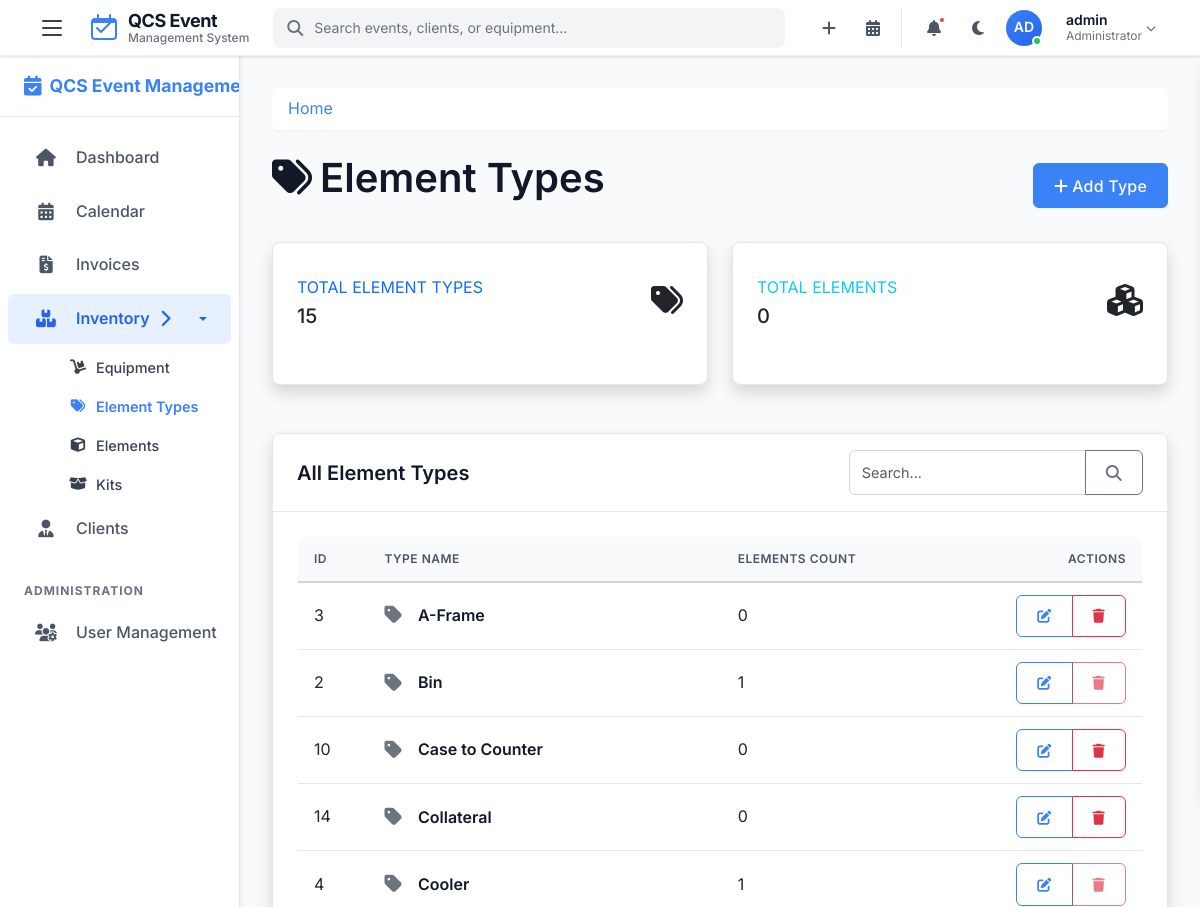
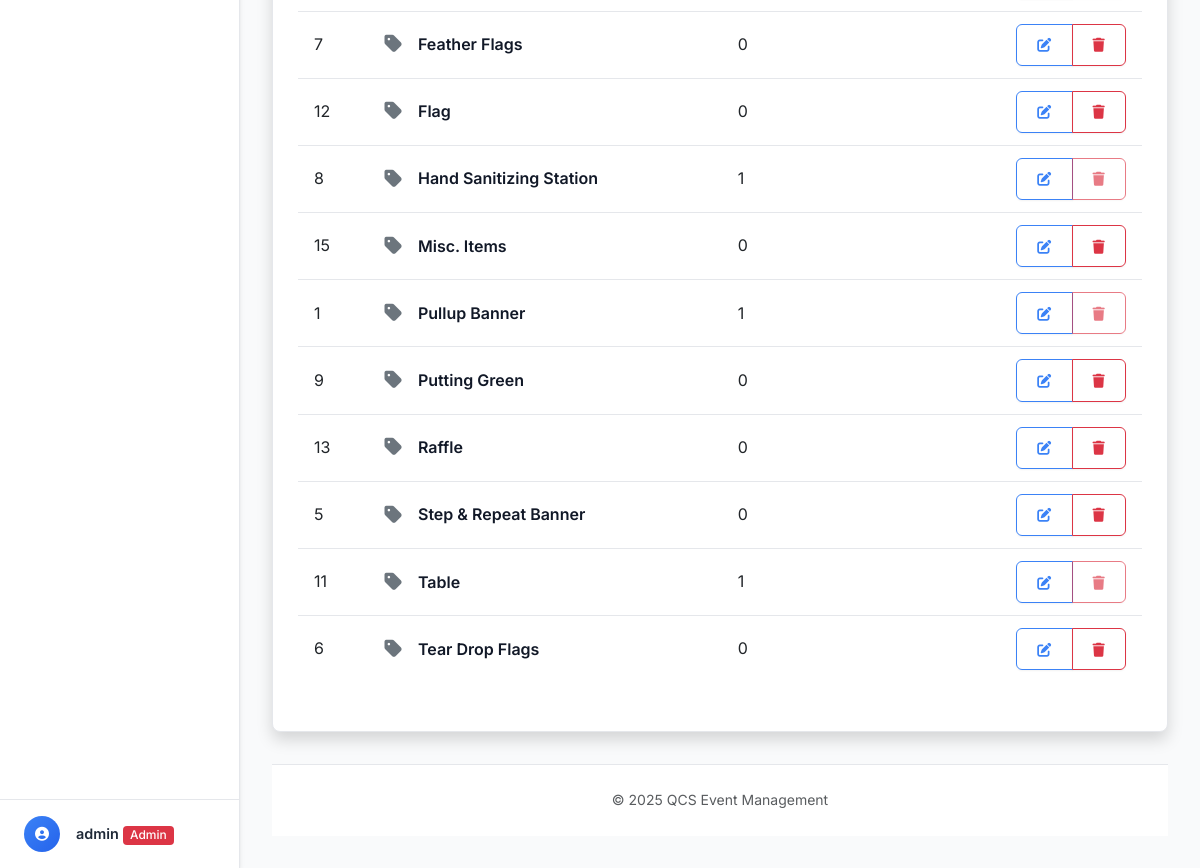
Screenshot of /element-types (signed in) with the database file from the repository (2 pictures, top to bottom).
### tables this page shows
CREATE TABLE element_types (
    type_id INTEGER PRIMARY KEY AUTOINCREMENT,
    type_name TEXT NOT NULL UNIQUE
);

### app.py (the view)
@app.route('/element-types')
@login_required
def element_types():
    db = get_db()
    types = db.execute(
        '''SELECT t.*, COUNT(e.element_id) as element_count
           FROM element_types t
           LEFT JOIN elements e ON t.type_id = e.type_id -- Corrected join condition
           GROUP BY t.type_id
           ORDER BY t.type_name'''
    ).fetchall()
    return render_template('element_types.html', types=types)

### app.py (called while the page is built)
@app.after_request
def add_security_headers(response):
    response.headers['X-Content-Type-Options'] = 'nosniff'
    response.headers['X-Frame-Options'] = 'DENY'
    response.headers['X-XSS-Protection'] = '1; mode=block'
    response.headers['Strict-Transport-Security'] = 'max-age=31536000; includeSubDomains'
    return response

### helpers.py (called while the page is built)
def get_db():
    if 'db' not in g:
        g.db = sqlite3.connect(
            current_app.config['DATABASE'],
            detect_types=sqlite3.PARSE_DECLTYPES
        )
        g.db.row_factory = sqlite3.Row
    return g.db

def login_required(f):
    @wraps(f)
    def decorated_function(*args, **kwargs):
        if 'user_id' not in session:
            if request.path.startswith('/api/') or request.is_json or request.headers.get('X-Requested-With') == 'XMLHttpRequest':
                return jsonify({'error': 'Authentication required'}), 401
            else:
                flash('Please log in first', 'warning')
                return redirect(url_for('login'))
        return f(*args, **kwargs)
    return decorated_function

### templates/element_types.html (shortened to what this page needs)
{% extends 'layout.html' %}
{% block content %}
<div class="d-flex justify-content-between align-items-center mb-4">
    <h1><i class="fas fa-tags me-2"></i>Element Types</h1>
    <div>
        {% if 'admin' in session.role or 'staff' in session.role %}
        <a href="{{ url_for('new_element_type') }}" class="btn btn-primary">
            <i class="fas fa-plus me-1"></i>Add Type
        </a>
        {% endif %}
    </div>
</div>
<div class="row mb-4">
    <div class="col-xl-6 col-md-6 mb-4">
        <div class="card border-left-primary shadow h-100 py-2">
            <div class="card-body">
                <div class="row no-gutters align-items-center">
                    <div class="col mr-2">
                        <div class="text-xs font-weight-bold text-primary text-uppercase mb-1">
                            Total Element Types
                        </div>
                        <div class="h5 mb-0 font-weight-bold text-gray-800">{{ types|length }}</div>
                    </div>
                    <div class="col-auto">
                        <i class="fas fa-tags fa-2x text-gray-300"></i>
                    </div>
                </div>
            </div>
        </div>
    </div>
    <div class="col-xl-6 col-md-6 mb-4">
        <div class="card border-left-info shadow h-100 py-2">
            <div class="card-body">
                <div class="row no-gutters align-items-center">
                    <div class="col mr-2">
                        <div class="text-xs font-weight-bold text-info text-uppercase mb-1">
                            Total Elements
                        </div>
                        <div class="h5 mb-0 font-weight-bold text-gray-800">
                            {% set total_elements = 0 %}
                            {% for type in types %}
                                {% set total_elements = total_elements + type.element_count %}
                            {% endfor %}
                            {{ total_elements }}
                        </div>
                    </div>
                    <div class="col-auto">
                        <i class="fas fa-cubes fa-2x text-gray-300"></i>
                    </div>
                </div>
            </div>
        </div>
    </div>
</div>
<div class="card shadow mb-4">
    <div class="card-header bg-white py-3">
        <div class="row align-items-center">
            <div class="col">
                <h5 class="mb-0 text-gray-800">All Element Types</h5>
            </div>
            <div class="col-auto">
                <form method="get" class="d-flex">
                    <div class="input-group">
                        <input type="text" class="form-control" placeholder="Search..." name="search" value="{{ request.args.get('search', '') }}">
                        <button class="btn btn-outline-secondary" type="submit">
                            <i class="fas fa-search"></i>
                        </button>
                    </div>
                </form>
            </div>
        </div>
    </div>
    <div class="card-body">
        {% if types %}
            <div class="table-responsive">
                <table class="table table-hover align-middle">
                    <thead>
                        <tr>
                            <th>ID</th>
                            <th>Type Name</th>
                            <th>Elements Count</th>
                            <th class="text-end">Actions</th>
                        </tr>
                    </thead>
                    <tbody>
                        {% for type in types %}
                        <tr>
                            <td>{{ type.type_id }}</td>
                            <td>
                                <div class="d-flex align-items-center">
                                    <div class="flex-shrink-0">
                                        <i class="fas fa-tag fa-lg text-secondary me-3"></i>
                                    </div>
                                    <div>
                                        <h6 class="mb-0">{{ type.type_name }}</h6>
                                    </div>
                                </div>
                            </td>
                            <td>{{ type.element_count }}</td>
                            <td class="text-end">
                                {% if 'admin' in session.role or 'staff' in session.role %}
                                <div class="btn-group">
                                    <a href="{{ url_for('edit_element_type', type_id=type.type_id) }}" class="btn btn-sm btn-outline-primary">
                                        <i class="fas fa-edit"></i>
                                    </a>
                                    <button type="button" class="btn btn-sm btn-outline-danger {% if type.element_count > 0 %}disabled{% endif %}"
                                            data-bs-toggle="modal" data-bs-target="#deleteTypeModal{{ type.type_id }}"
                                            {% if type.element_count > 0 %}disabled{% endif %}>
                                        <i class="fas fa-trash"></i>
                                    </button>
                                </div>
                                {% endif %}
                            </td>
                        </tr>
                        {% endfor %}
                    </tbody>
                </table>
            </div>
        {% endif %}
    </div>
</div>
{% endblock %}

### rows the page displays
element_types: type_id "3", type_name "A-Frame", element_count "0"
element_types: type_id "2", type_name "Bin", element_count "1"
element_types: type_id "10", type_name "Case to Counter", element_count "0"
element_types: type_id "14", type_name "Collateral", element_count "0"
element_types: type_id "4", type_name "Cooler", element_count "1"
element_types: type_id "7", type_name "Feather Flags", element_count "0"
element_types: type_id "12", type_name "Flag", element_count "0"
element_types: type_id "8", type_name "Hand Sanitizing Station", element_count "1"
element_types: type_id "15", type_name "Misc. Items", element_count "0"
element_types: type_id "1", type_name "Pullup Banner", element_count "1"
element_types: type_id "9", type_name "Putting Green", element_count "0"
element_types: type_id "13", type_name "Raffle", element_count "0"
element_types: type_id "5", type_name "Step & Repeat Banner", element_count "0"
element_types: type_id "11", type_name "Table", element_count "1"
element_types: type_id "6", type_name "Tear Drop Flags", element_count "0"

### other values shown
{{ session.username[:2].upper() }} "AD"
{{ session.username }} "admin"
{{ types|length }} "15"
{{ total_elements }} "0"
